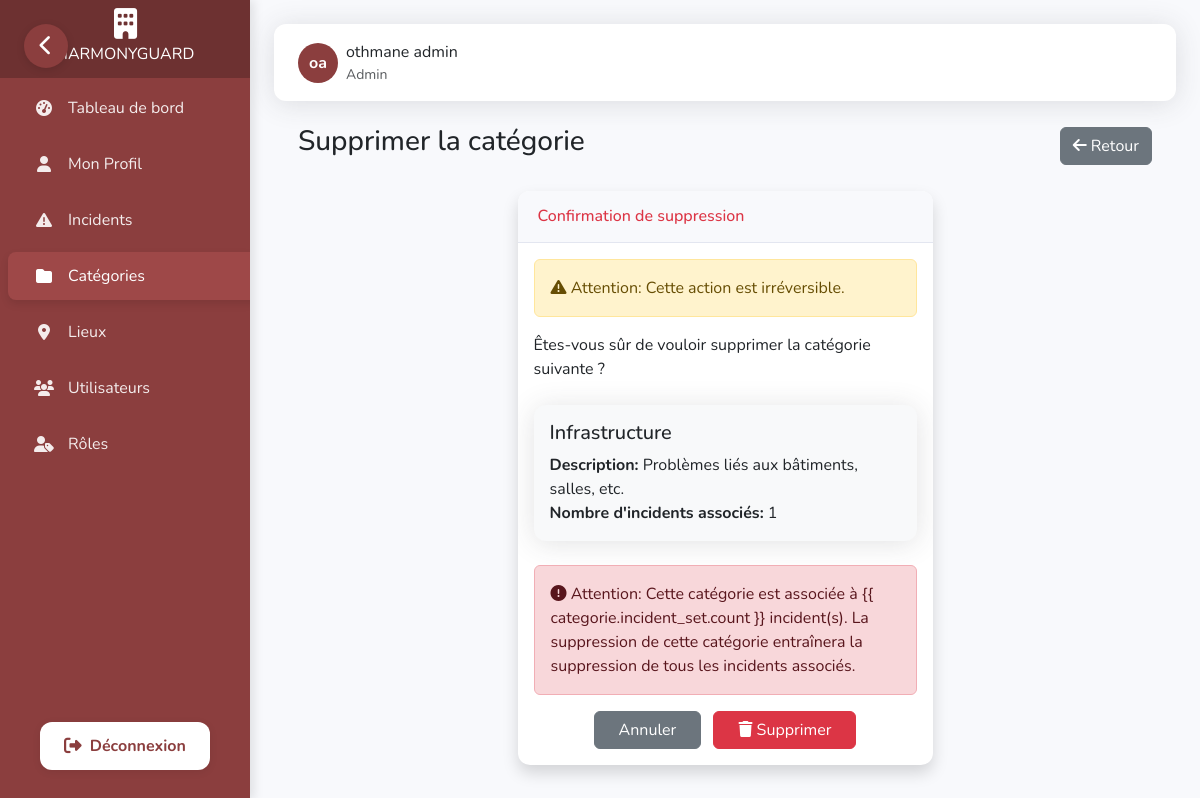
The page /dashboard/categories/supprimer/1/ (signed in) on the database its author committed.
### dashboard/models.py (models this page shows, shortened)
class Utilisateur(AbstractBaseUser, PermissionsMixin):
    nom = models.CharField(max_length=50)
    prenom = models.CharField(max_length=50)
    email = models.EmailField(unique=True)
    telephone = models.CharField(max_length=20, blank=True, null=True)
    actif = models.BooleanField(default=True)
    role = models.ForeignKey(Role, on_delete=models.CASCADE)
    is_staff = models.BooleanField(default=False)
    is_superuser = models.BooleanField(default=False)
    objects = UtilisateurManager()
    USERNAME_FIELD = 'email'
    REQUIRED_FIELDS = ['nom', 'prenom']
    @property
    def is_active(self):
        return self.actif

class Role(models.Model):
    nom = models.CharField(max_length=30, unique=True)
    permissions = models.TextField(blank=True)

class Categorie(models.Model):
    nom = models.CharField(max_length=50, unique=True)
    description = models.TextField(blank=True, null=True)

### dashboard/views.py (the view)
# urls.py: path('categories/supprimer/<int:pk>/', views.supprimer_categorie, name='supprimer_categorie'),
@login_required
@permission_required('manage_categorie')
def supprimer_categorie(request, pk):
    categorie = get_object_or_404(Categorie, pk=pk)
    if request.method == 'POST':
        if categorie.incident_set.exists():
            messages.warning(request, 'Cette catégorie est utilisée par des incidents. Tous les incidents associés seront également supprimés.')
        categorie.delete()
        messages.success(request, 'Catégorie supprimée avec succès!')
        return redirect('liste_categories')
    return render(request, 'dashboard/categories/supprimer.html', {'categorie': categorie})

### dashboard/templates/dashboard/categories/supprimer.html (shortened to what this page needs)
{% extends 'dashboard/base.html' %}
{% load static %}
{% block content %}
<div class="container-fluid px-4">
    <div class="d-flex justify-content-between align-items-center mb-4">
        <h1 class="h3 text-gray-800">Supprimer la catégorie</h1>
        <a href="{% url 'liste_categories' %}" class="btn btn-secondary">
            <i class="fas fa-arrow-left"></i> Retour
        </a>
    </div>
    <div class="row">
        <div class="col-lg-6 mx-auto">
            <div class="card shadow mb-4">
                <div class="card-header py-3">
                    <h6 class="m-0 font-weight-bold text-danger">Confirmation de suppression</h6>
                </div>
                <div class="card-body">
                    <div class="alert alert-warning">
                        <i class="fas fa-exclamation-triangle"></i> Attention: Cette action est irréversible.
                    </div>
                    <p class="mb-4">
                        Êtes-vous sûr de vouloir supprimer la catégorie suivante ?
                    </p>
                    <div class="card bg-light mb-4">
                        <div class="card-body">
                            <h5 class="card-title">{{ categorie.nom }}</h5>
                            <p class="card-text">
                                <strong>Description:</strong> {{ categorie.description|default:"Non spécifiée" }}<br>
                                <strong>Nombre d'incidents associés:</strong> {{ categorie.incident_set.count }}
                            </p>
                        </div>
                    </div>
                    {% if categorie.incident_set.count > 0 %}
                    <div class="alert alert-danger">
                        <i class="fas fa-exclamation-circle"></i> Attention: Cette catégorie est associée à {{
                        categorie.incident_set.count }} incident(s).
                        La suppression de cette catégorie entraînera la suppression de tous les incidents associés.
                    </div>
                    {% endif %}
                    <form method="post" class="text-center">
                        <a href="{% url 'liste_categories' %}" class="btn btn-secondary px-4">
                            Annuler
                        </a>
                        <button type="submit" class="btn btn-danger px-4 ms-2">
                            <i class="fas fa-trash"></i> Supprimer
                        </button>
                    </form>
                </div>
            </div>
        </div>
    </div>
</div>
{% endblock %}

### dashboard/templates/dashboard/base.html (shortened to what this page needs)
<!DOCTYPE html>
<html lang="fr">
<head>
    {% load static %}
    <link href="https://cdn.jsdelivr.net/npm/bootstrap@5.3.0-alpha1/dist/css/bootstrap.min.css" rel="stylesheet">
    <link rel="stylesheet" href="https://cdnjs.cloudflare.com/ajax/libs/font-awesome/6.4.0/css/all.min.css">
    <link href="https://unpkg.com/aos@2.3.1/dist/aos.css" rel="stylesheet">
</head>
<body>
    {% if user.is_authenticated %}
    <nav class="sidebar" id="sidebar" data-aos="fade-right" data-aos-duration="1000">
        <a class="navbar-brand" href="{% url 'dashboard_home' %}">
            <i class="fas fa-building brand-icon"></i>
            <span class="brand-text">HARMONYGUARD</span>
        </a>
        <div class="nav flex-column">
            <div class="nav-item">
                <a class="nav-link {% if request.path == '/dashboard/' %}active{% endif %}"
                    href="{% url 'dashboard_home' %}">
                    <i class="fas fa-tachometer-alt"></i>
                    <span>Tableau de bord</span>
                </a>
            </div>
            <div class="nav-item">
                <a class="nav-link {% if request.path == '/profile/' %}active{% endif %}" href="{% url 'profile' %}">
                    <i class="fas fa-user"></i>
                    <span>Mon Profil</span>
                </a>
            </div>
            <div class="nav-item">
                <a class="nav-link {% if '/incidents/' in request.path %}active{% endif %}"
                    href="{% url 'liste_incidents' %}">
                    <i class="fas fa-exclamation-triangle"></i>
                    <span>Incidents</span>
                </a>
            </div>
            {% if user.role.nom.lower == 'admin' or 'view_categorie' in user.role.permissions_list %}
            <div class="nav-item">
                <a class="nav-link {% if '/categories/' in request.path %}active{% endif %}"
                    href="{% url 'liste_categories' %}">
                    <i class="fas fa-folder"></i>
                    <span>Catégories</span>
                </a>
            </div>
            {% endif %}
            {% if user.role.nom.lower == 'admin' or 'view_lieu' in user.role.permissions_list %}
            <div class="nav-item">
                <a class="nav-link {% if '/lieux/' in request.path %}active{% endif %}" href="{% url 'liste_lieux' %}">
                    <i class="fas fa-map-marker-alt"></i>
                    <span>Lieux</span>
                </a>
            </div>
            {% endif %}
            {% if user.role.nom.lower == 'admin' or 'view_utilisateur' in user.role.permissions_list %}
            <div class="nav-item">
                <a class="nav-link {% if '/utilisateurs/' in request.path %}active{% endif %}"
                    href="{% url 'liste_utilisateurs' %}">
                    <i class="fas fa-users"></i>
                    <span>Utilisateurs</span>
                </a>
            </div>
            {% endif %}
            {% if user.role.nom.lower == 'admin' or 'view_role' in user.role.permissions_list %}
            <div class="nav-item">
                <a class="nav-link {% if '/roles/' in request.path %}active{% endif %}" href="{% url 'liste_roles' %}">
                    <i class="fas fa-user-tag"></i>
                    <span>Rôles</span>
                </a>
            </div>
            {% endif %}
        </div>
        <div class="logout-section">
            <a href="{% url 'custom_logout' %}" class="logout-button">
                <i class="fas fa-sign-out-alt"></i>
                <span>Déconnexion</span>
            </a>
        </div>
    </nav>
    <button class="sidebar-toggle" id="sidebarToggle" aria-label="Toggle Sidebar">
        <i class="fas fa-chevron-left"></i>
    </button>
    {% endif %}
    <div class="content" id="content">
        {% if user.is_authenticated %}
        <div class="topbar" data-aos="fade-down" data-aos-duration="800">
            <div class="d-flex align-items-center">
                <div class="d-flex align-items-center">
                    <div class="user-avatar">
                        {{ user.prenom|first }}{{ user.nom|first }}
                    </div>
                    <div class="ms-2">
                        <div>{{ user.prenom }} {{ user.nom }}</div>
                        <div class="small text-muted">{{ user.role.nom }}</div>
                    </div>
                </div>
            </div>
        </div>
        {% endif %}
        {% block content %}{% endblock %}
    </div>
</body>
</html>

### dashboard/templates/dashboard/base.html (style rules this page uses)
:root { --primary-color: #8b3e3e; --secondary-color: #7a3636; --success-color: #1cc88a; --info-color: #36b9cc; --warning-color: #f6c23e; --danger-color: #e74a3b; --light-color: #f8f9fc; --dark-color: #5a5c69; --sidebar-bg: #8b3e3e; --sidebar-hover: #9e4848; --sidebar-active: #6d3131; --sidebar-width: 250px; --sidebar-collapsed-width: 70px; }
body { font-family: 'Nunito', sans-serif; background-color: #f8f9fc; overflow-x: hidden; }
.sidebar { width: var(--sidebar-width); min-height: 100vh; background-color: var(--sidebar-bg); color: white; position: fixed; z-index: 1000; top: 0; left: 0; overflow-x: hidden; transition: all 0.3s cubic-bezier(0.4, 0, 0.2, 1); box-shadow: 4px 0 10px rgba(0, 0, 0, 0.1); }
.sidebar .navbar-brand { padding: 1.5rem 0; display: flex; flex-direction: column; align-items: center; justify-content: center; text-align: center; background-color: var(--sidebar-active); margin-bottom: 0; height: 80px; transition: all 0.3s ease; white-space: nowrap; overflow: hidden; }
.sidebar .navbar-brand .brand-icon { font-size: 1.75rem; margin-bottom: 0.25rem; transition: all 0.3s ease; }
.sidebar .nav-item { position: relative; width: 100%; margin: 4px 0; }
.sidebar .nav-link { display: flex; align-items: center; width: 100%; padding: 0.75rem 1.5rem; color: rgba(255, 255, 255, 0.9); transition: all 0.3s ease; border-radius: 8px; margin: 0 8px; white-space: nowrap; overflow: hidden; }
.sidebar .nav-link.active { background-color: var(--sidebar-hover); color: white; box-shadow: 0 4px 8px rgba(0, 0, 0, 0.1); }
.sidebar .nav-link i { margin-right: 0.75rem; width: 24px; text-align: center; font-size: 1rem; transition: all 0.3s ease; }
.sidebar-toggle { position: fixed; top: 24px; left: 24px; z-index: 2000; background-color: var(--primary-color); border: none; color: white; width: 44px; height: 44px; border-radius: 50%; display: flex; align-items: center; justify-content: center; cursor: pointer; transition: all 0.3s ease; box-shadow: 0 2px 8px rgba(0,0,0,0.12); }
.sidebar-toggle i { font-size: 1.3rem; }
.content { margin-left: var(--sidebar-width); padding: 1.5rem; transition: all 0.3s cubic-bezier(0.4, 0, 0.2, 1); min-height: 100vh; }
.card { border: none; border-radius: 12px; box-shadow: 0 0.15rem 1.75rem 0 rgba(58, 59, 69, 0.15); margin-bottom: 1.5rem; overflow: hidden; transition: all 0.3s ease; }
.card-header { background-color: #f8f9fc; border-bottom: 1px solid #e3e6f0; padding: 1rem 1.25rem; font-weight: 600; }
.topbar { background-color: white; box-shadow: 0 0.15rem 1.75rem 0 rgba(58, 59, 69, 0.15); padding: 1rem 1.5rem; margin-bottom: 1.5rem; display: flex; justify-content: space-between; align-items: center; border-radius: 12px; transition: all 0.3s ease; }
.user-avatar { width: 40px; height: 40px; background-color: var(--primary-color); color: white; border-radius: 50%; display: flex; align-items: center; justify-content: center; font-weight: 700; transition: all 0.3s ease; cursor: pointer; }
.logout-section { position: absolute; bottom: 30px; left: 0; width: 100%; display: flex; justify-content: center; }
.logout-button { display: flex; align-items: center; justify-content: center; gap: 0.5rem; background: #fff; color: var(--primary-color) !important; font-weight: 700; border: none; border-radius: 12px; padding: 0.75rem 1.5rem; margin: 0 1.5rem; box-shadow: 0 2px 8px rgba(0,0,0,0.08); transition: background 0.2s, color 0.2s, transform 0.2s; text-decoration: none; font-size: 1rem; }
.logout-button i { font-size: 1.1rem; }
.logout-button span { display: inline; transition: opacity 0.2s; }

### rows shown on the page
Utilisateur: prenom|first "o", nom|first "a", prenom "othmane", nom "admin", role.nom "Admin"
Categorie: nom "Infrastructure", description "Problèmes liés aux bâtiments, salles, etc.", incident_set.count "1"
